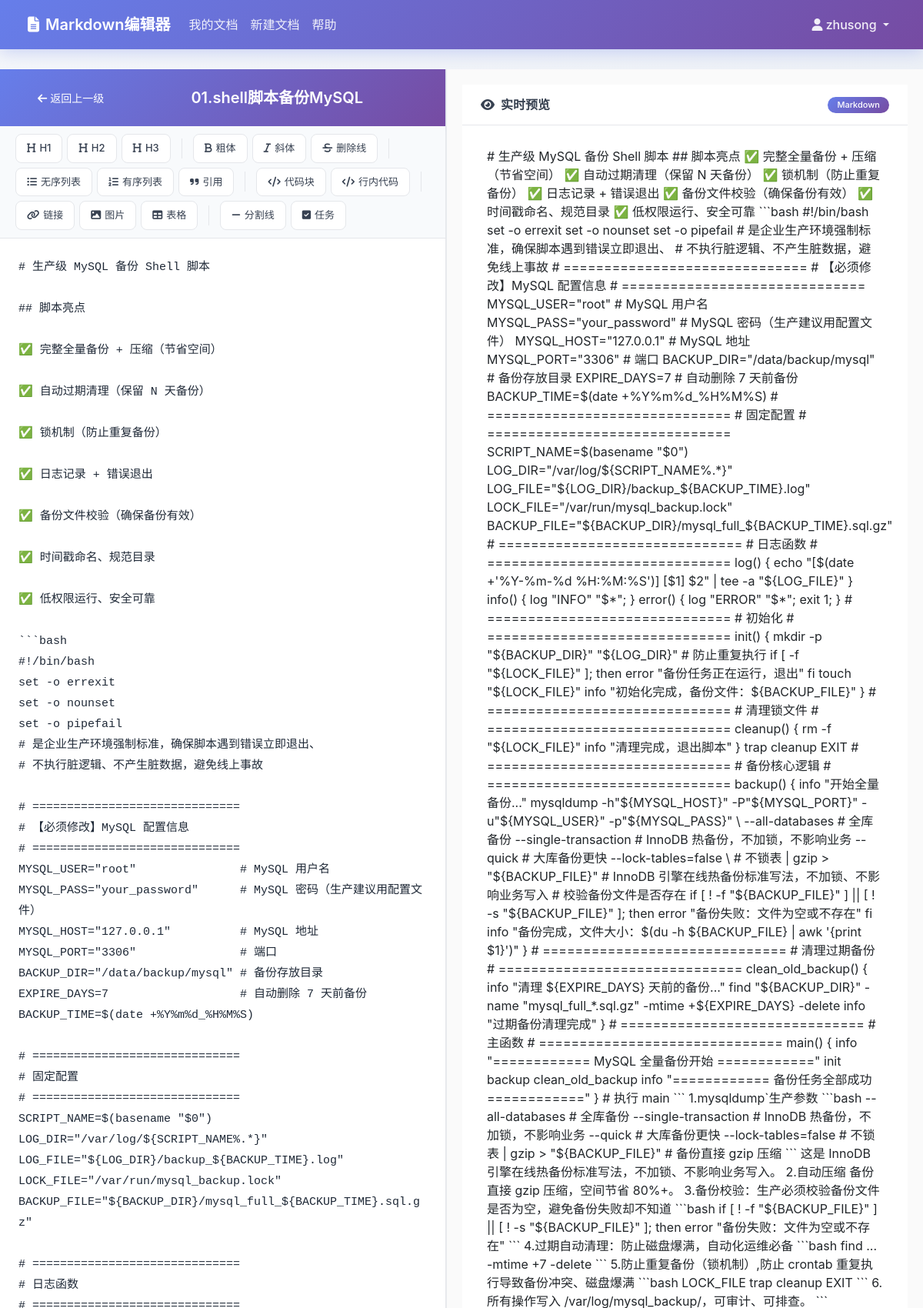
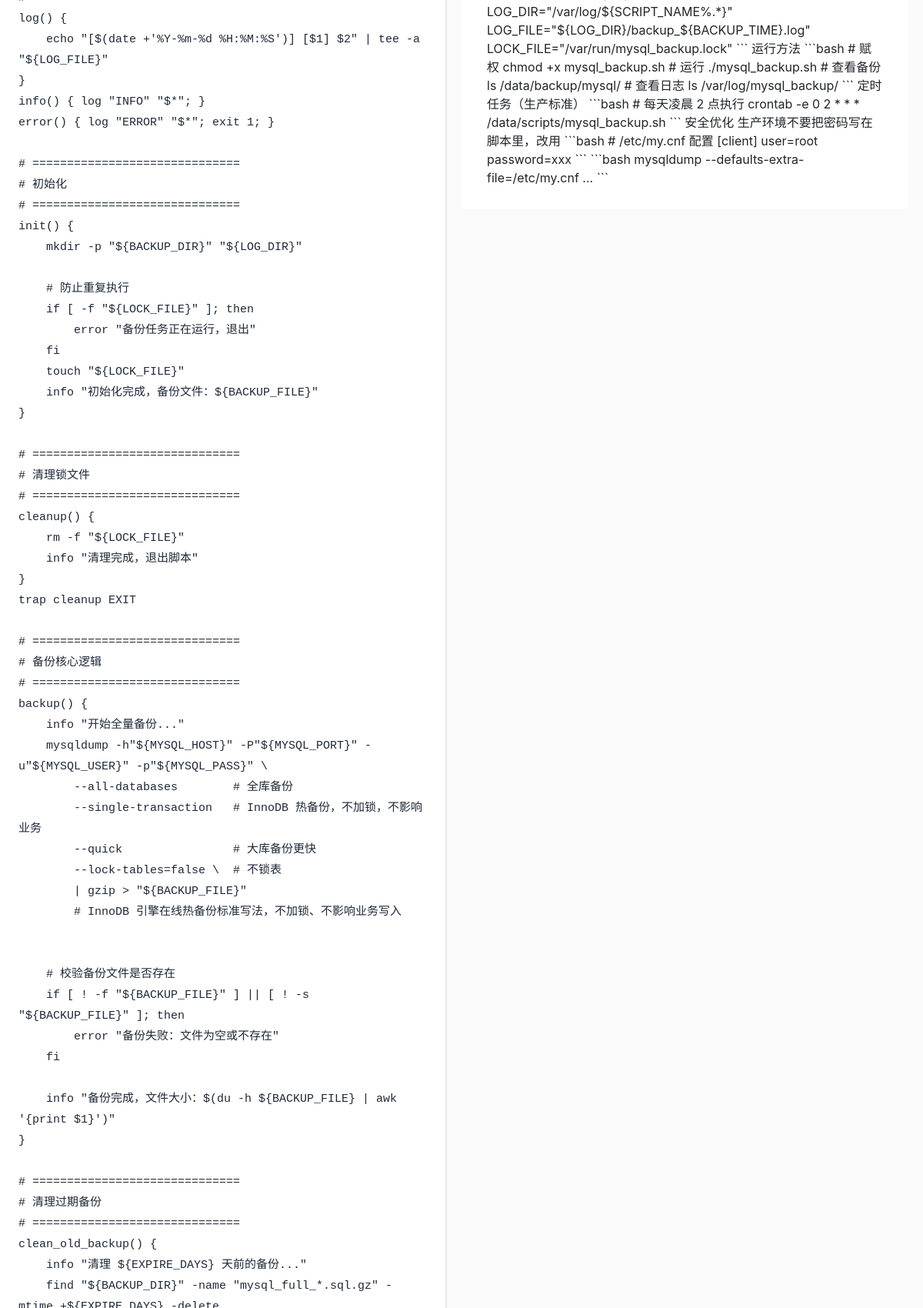
The page /edit-document/59/ (signed in, upper part) on the database its author committed (2 pictures, top to bottom).
### documents/models.py (models this page shows, shortened)
class DocumentModel(models.Model):
    user = models.ForeignKey(User, on_delete=models.CASCADE, related_name='documents')
    folder = models.ForeignKey(FolderModel, on_delete=models.SET_NULL, null=True, blank=True, related_name='documents')
    title = models.CharField(max_length=200, default='未命名文档')
    content = models.TextField(default='')
    original_filename = models.CharField(max_length=200, default='', blank=True)
    tags = models.CharField(max_length=500, default='')
    create_time = models.DateTimeField(auto_now_add=True)
    update_time = models.DateTimeField(auto_now=True)
    is_deleted = models.BooleanField(default=False)
    delete_time = models.DateTimeField(null=True, blank=True)
    is_shared = models.BooleanField(default=False)
    share_token = models.CharField(max_length=50, default='', blank=True)
    share_expire = models.DateTimeField(null=True, blank=True)
    share_password = models.CharField(max_length=128, default='', blank=True)

### documents/views.py (the view, shortened to what this page needs)
# urls.py: path('edit-document/<int:document_id>/', views.edit_document_view, name='edit_document'),
@login_required
def edit_document_view(request, document_id):
    document = get_object_or_404(DocumentModel, id=document_id, user=request.user)
    versions = document.versions.order_by('-create_time')[:10]
    context = {
        'document': document,
        'versions': versions,
    }
    return render(request, 'documents/edit_document.html', context)

### templates/documents/edit_document.html (shortened to what this page needs)
{% extends 'base.html' %}
{% block content %}
<div class="editor-wrapper">
    <div class="editor-panel">
        <div class="editor-header">
            <a href="{% url 'my_documents' %}{% if document.folder %}?folder={{ document.folder.id }}{% endif %}" class="btn bg-white/20 hover:bg-white/30 text-white btn-sm mr-3 px-4 py-2 rounded-lg transition-all">
                <i class="fas fa-arrow-left mr-1"></i> 返回上一级
            </a>
            <input type="text" name="title" id="document-title" class="editor-title-input" value="{{ document.title }}" placeholder="请输入文档标题...">
        </div>
        <div class="toolbar-section">
            <button class="toolbar-btn" onclick="insertMarkdown('# ', '', '标题1')"><i class="fas fa-heading"></i> H1</button>
            <button class="toolbar-btn" onclick="insertMarkdown('## ', '', '标题2')"><i class="fas fa-heading"></i> H2</button>
            <button class="toolbar-btn" onclick="insertMarkdown('### ', '', '标题3')"><i class="fas fa-heading"></i> H3</button>
            <button class="toolbar-btn" onclick="insertMarkdown('**', '**', '粗体')"><i class="fas fa-bold"></i> 粗体</button>
            <button class="toolbar-btn" onclick="insertMarkdown('*', '*', '斜体')"><i class="fas fa-italic"></i> 斜体</button>
            <button class="toolbar-btn" onclick="insertMarkdown('~~', '~~', '删除线')"><i class="fas fa-strikethrough"></i> 删除线</button>
            <button class="toolbar-btn" onclick="insertMarkdown('- ', '', '列表项')"><i class="fas fa-list-ul"></i> 无序列表</button>
            <button class="toolbar-btn" onclick="insertMarkdown('1. ', '', '列表项')"><i class="fas fa-list-ol"></i> 有序列表</button>
            <button class="toolbar-btn" onclick="insertMarkdown('> ', '', '引用')"><i class="fas fa-quote-right"></i> 引用</button>
            <button class="toolbar-btn" onclick="insertMarkdown('```\n', '\n```', '代码块')"><i class="fas fa-code"></i> 代码块</button>
            <button class="toolbar-btn" onclick="insertMarkdown('`', '`', '行内代码')"><i class="fas fa-code"></i> 行内代码</button>
            <button class="toolbar-btn" onclick="insertMarkdown('[链接文字](', ')', 'URL')"><i class="fas fa-link"></i> 链接</button>
            <button class="toolbar-btn" onclick="insertMarkdown('![图片描述](', ')', '图片URL')"><i class="fas fa-image"></i> 图片</button>
            <button class="toolbar-btn" onclick="insertTable()"><i class="fas fa-table"></i> 表格</button>
            <button class="toolbar-btn" onclick="insertMarkdown('---\n', '', '分割线')"><i class="fas fa-minus"></i> 分割线</button>
            <button class="toolbar-btn" onclick="insertMarkdown('- [ ] ', '', '任务列表')"><i class="fas fa-check-square"></i> 任务</button>
        </div>
        <form id="document-form" method="post" class="editor-content">
            <div class="editor-area">
                <textarea id="editor-textarea" name="content" class="editor-textarea" placeholder="开始编写您的Markdown文档...">{{ document.content }}</textarea>
            </div>
        </form>
    </div>
    <div class="preview-panel">
        <div class="preview-header">
            <span><i class="fas fa-eye me-2"></i>实时预览</span>
            <span class="badge">Markdown</span>
        </div>
        <div class="preview-content-wrapper">
            <div class="preview-content" id="preview-content">
                {{ document.content|safe }}
            </div>
        </div>
    </div>
</div>
{% endblock %}

### templates/base.html (shortened to what this page needs)
<!DOCTYPE html>
<html lang="zh-CN">
<head>
    <link href="https://cdn.jsdelivr.net/npm/bootstrap@5.3.0/dist/css/bootstrap.min.css" rel="stylesheet">
    <link href="https://cdn.jsdelivr.net/npm/font-awesome@6.4.0/css/all.min.css" rel="stylesheet">
</head>
<body>
    <nav class="navbar navbar-expand-lg fixed-top">
        <div class="container-fluid">
            <a class="navbar-brand" href="{% url 'home' %}">
                <i class="fas fa-file-alt"></i> Markdown编辑器
            </a>
            <div class="collapse navbar-collapse" id="navbarNav">
                <ul class="navbar-nav me-auto">
                    {% if user.is_authenticated %}
                    <li class="nav-item">
                        <a class="nav-link" href="{% url 'my_documents' %}">我的文档</a>
                    </li>
                    <li class="nav-item">
                        <a class="nav-link" href="{% url 'create_document' %}">新建文档</a>
                    </li>
                    {% endif %}
                    <li class="nav-item">
                        <a class="nav-link" href="{% url 'help' %}">帮助</a>
                    </li>
                </ul>
                <ul class="navbar-nav">
                    {% if user.is_authenticated %}
                    <li class="nav-item dropdown">
                        <a class="nav-link dropdown-toggle" href="#" role="button" data-bs-toggle="dropdown">
                            <i class="fas fa-user"></i> {{ user.username }}
                        </a>
                    </li>
                    {% endif %}
                </ul>
            </div>
        </div>
    </nav>
    <div class="content">
        {% block content %}{% endblock %}
    </div>
</body>
</html>

### templates/base.html (style rules this page uses)
:root { --primary-color: #667eea; --primary-dark: #5a6fd6; --secondary-color: #764ba2; --accent-color: #f093fb; --success-color: #10b981; --warning-color: #f59e0b; --danger-color: #ef4444; --bg-gradient: linear-gradient(135deg, #667eea 0%, #764ba2 100%); --card-shadow: 0 4px 6px -1px rgba(0, 0, 0, 0.1), 0 2px 4px -1px rgba(0, 0, 0, 0.06); --card-shadow-hover: 0 10px 15px -3px rgba(0, 0, 0, 0.1), 0 4px 6px -2px rgba(0, 0, 0, 0.05); }
body { min-height: 100vh; background: linear-gradient(135deg, #f5f7fa 0%, #c3cfe2 100%); background-attachment: fixed; font-family: 'Inter', -apple-system, BlinkMacSystemFont, 'Segoe UI', Roboto, Oxygen, Ubuntu, sans-serif; }
.navbar { background: var(--bg-gradient) !important; box-shadow: 0 4px 20px rgba(102, 126, 234, 0.3); padding: 0.75rem 1.5rem; }
.navbar-brand { color: white !important; font-weight: 600; font-size: 1.25rem; display: flex; align-items: center; gap: 8px; }
.navbar-nav .nav-link { color: rgba(255, 255, 255, 0.9) !important; font-weight: 500; padding: 0.5rem 1rem; border-radius: 6px; transition: all 0.2s ease; }
.content { margin-top: 90px; padding-bottom: 3rem; }
.badge { border-radius: 6px; font-weight: 500; padding: 0.25rem 0.5rem; }
.editor-panel { flex: 1; display: flex; flex-direction: column; }
.editor-textarea { flex: 1; resize: none; border: none; outline: none; font-family: 'Monaco', 'Menlo', 'Ubuntu Mono', 'Consolas', monospace; font-size: 14px; line-height: 1.6; }
.preview-panel { flex: 1; background-color: #fff; overflow-y: auto; padding: 20px; border-left: 1px solid #e9ecef; }

### templates/documents/edit_document.html (style rules this page uses)
.editor-wrapper { display: flex; height: calc(100vh - 70px); margin-top: 70px; background: #fff; overflow: hidden; position: relative; }
.editor-panel { flex: 1; display: flex; flex-direction: column; border-right: 1px solid #e5e7eb; background: #fff; min-height: 0; }
.preview-panel { flex: 1; display: flex; flex-direction: column; background: #fafafa; min-height: 0; }
.editor-header { padding: 14px 24px; background: linear-gradient(135deg, #667eea 0%, #764ba2 100%); color: white; display: flex; justify-content: space-between; align-items: center; box-shadow: 0 2px 10px rgba(102, 126, 234, 0.2); }
.editor-title-input { flex: 1; font-size: 1.25rem; font-weight: 600; border: none; background: transparent; color: white; padding: 8px 12px; border-radius: 8px; max-width: 60%; }
.editor-title-input::placeholder { color: rgba(255, 255, 255, 0.7); }
.toolbar-section { padding: 10px 20px; background: #f8fafc; border-bottom: 1px solid #e5e7eb; display: flex; flex-wrap: wrap; gap: 6px; align-items: center; }
.toolbar-btn { padding: 8px 14px; font-size: 13px; border-radius: 8px; border: 1px solid #e5e7eb; background: white; color: #374151; cursor: pointer; transition: all 0.2s ease; display: flex; align-items: center; gap: 5px; font-weight: 500; }
.editor-content { flex: 1; display: flex; flex-direction: column; overflow: hidden; }
#document-form { flex: 1; display: flex; flex-direction: column; margin: 0; padding: 0; overflow: hidden; }
.editor-area { flex: 1; padding: 0; display: flex; flex-direction: column; }
.editor-textarea { width: 100%; height: 100%; border: none; outline: none; resize: none; font-family: 'Monaco', 'Menlo', 'Ubuntu Mono', 'Consolas', monospace; font-size: 15px; line-height: 1.8; padding: 24px; background: #fff; color: #1f2937; tab-size: 4; }
.editor-textarea::placeholder { color: #9ca3af; }
.preview-header { padding: 14px 24px; background: white; border-bottom: 1px solid #e5e7eb; font-weight: 600; color: #374151; display: flex; justify-content: space-between; align-items: center; }
.preview-header .badge { background: linear-gradient(135deg, #667eea 0%, #764ba2 100%); color: white; padding: 5px 12px; border-radius: 16px; font-size: 11px; font-weight: 500; }
.preview-content-wrapper { flex: 1; overflow-y: auto; min-height: 0; }
.preview-content { padding: 28px 32px; background: #fff; }

### rows shown on the page
DocumentModel: title "01.shell脚本备份MySQL", content "# 生产级 MySQL 备份 Shell 脚本 ## 脚本亮点 ✅ 完整全量备份 + 压缩（节省空间） ✅ 自动过期清理（保留 N 天备份） ✅ 锁机制（防止重复备份） ✅ 日志记录 + 错误退出 ✅ 备份文件校验（确保备份有效） ✅ 时间戳命名、规范目录 ✅ 低权限运行、安全可靠 ```bash #!/bin/bash set -o errexit set -o nounset set -o pipefail # 是企业生产环境强制标准，确保脚本遇到错误立即退出、 # 不执行脏逻辑、不产生脏数据，避免线上事故 # ============================== # 【必须修改】MySQL 配置信息 # ============================== MYSQL_USER=\"root\" # MySQL 用户名 MYSQL_PASS=\"your_password\" # MySQL 密码（生产建议用配置文件） MYSQL_HOST=\"127.0.0.1\" # MySQL 地址 MYSQL_PORT=\"3306\" # 端口 BACKUP_DIR=\"/data/backup/mysql\" # 备份存放目录 EXPIRE_DAYS=7 # 自动删除 7 天前备份 BACKUP_TIME=$(date +%Y%m%d_%H%M%S) # ============================== # 固定配置 # ============================== SCRIPT_NAME=$(basename \"$0\")…"

### other values the page prints
{{ user.username }} "zhusong"
